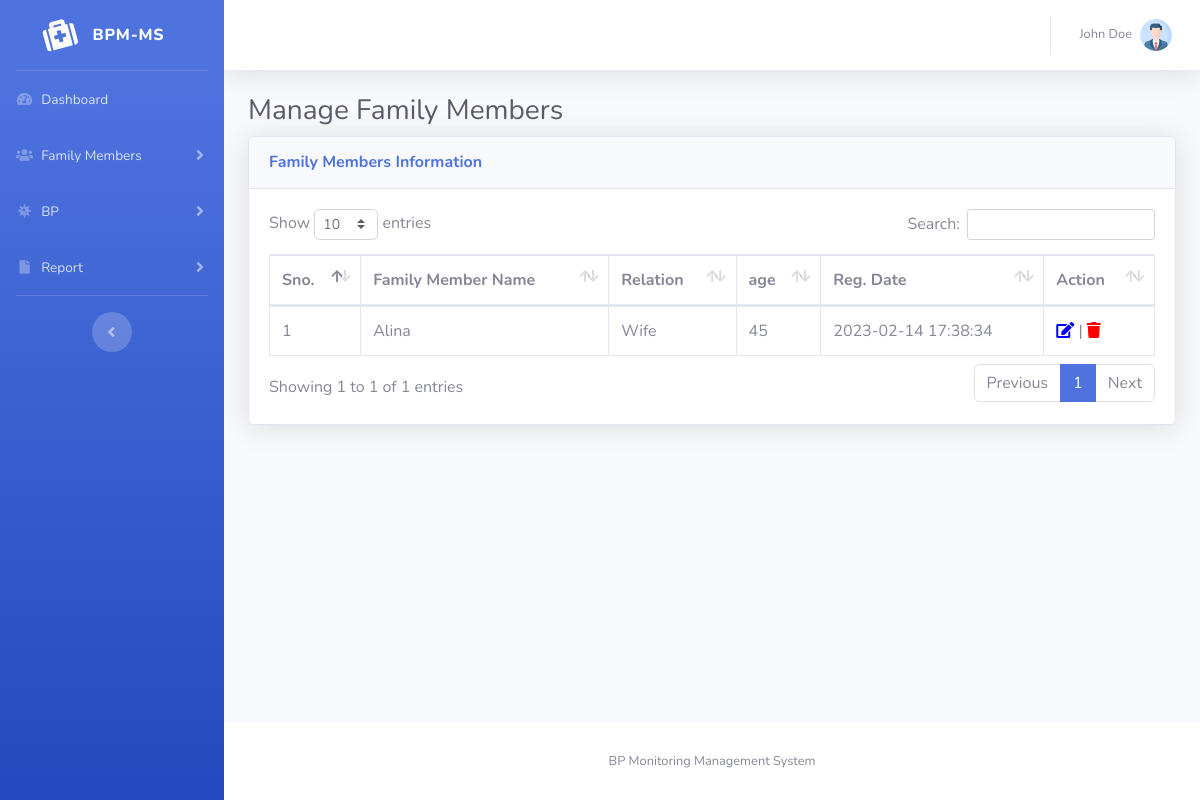
The app's page /bpmms/manage-family-members.php (signed in), older data.
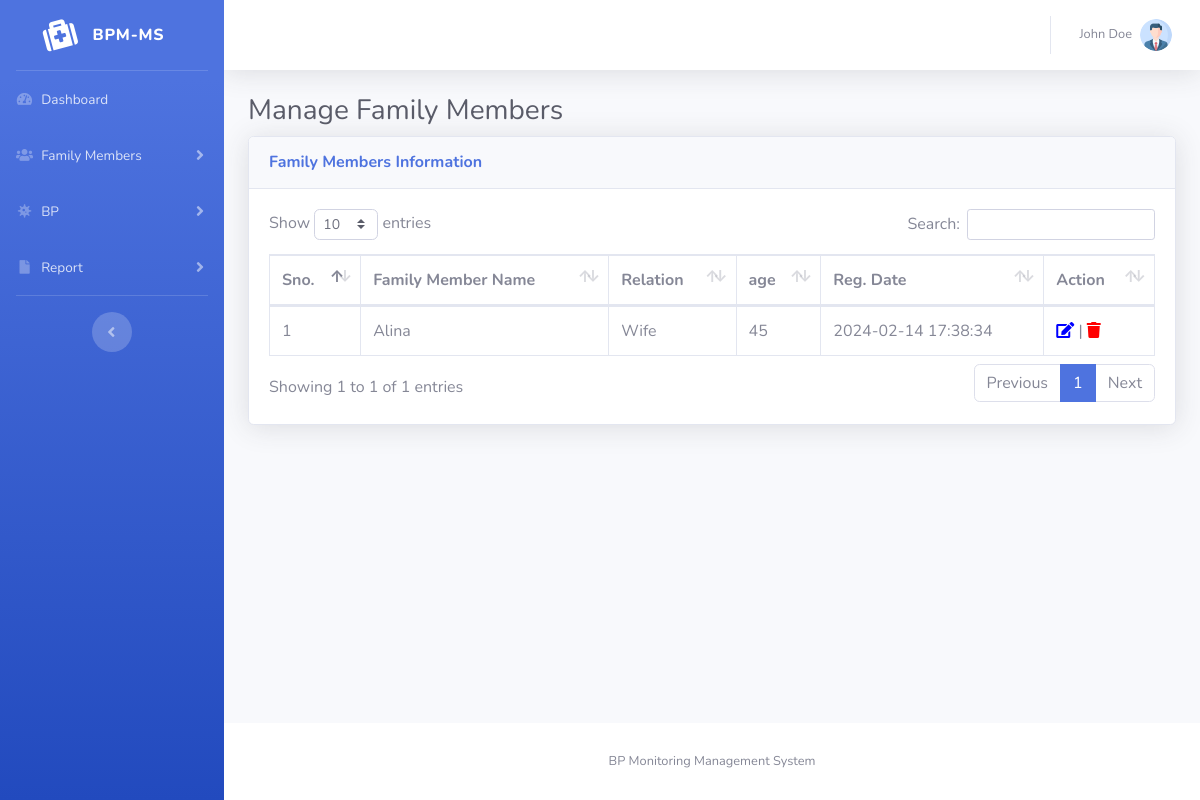
The same page, newer data.
### tables this page shows
CREATE TABLE `tblfamilymembers` (
  `id` int(11) NOT NULL,
  `userId` int(5) DEFAULT NULL,
  `memberName` varchar(150) DEFAULT NULL,
  `memberRelation` varchar(150) DEFAULT NULL,
  `memberAge` int(2) DEFAULT NULL,
  `postingDate` timestamp NULL DEFAULT current_timestamp()
);

### bpmms/manage-family-members.php (the view, shortened to what this page needs)
<?php session_start();
include_once('includes/config.php');
if (strlen($_SESSION['aid']==0)) {
  header('location:logout.php');
  } else{
?>
<!DOCTYPE html>
<html lang="en">
<head>
    <link href="vendor/fontawesome-free/css/all.min.css" rel="stylesheet" type="text/css">
    <link href="css/sb-admin-2.min.css" rel="stylesheet">
    <link href="vendor/datatables/dataTables.bootstrap4.min.css" rel="stylesheet">
</head>
<body id="page-top">
    <div id="wrapper">
        <?php include_once('includes/sidebar.php');?>
        <div id="content-wrapper" class="d-flex flex-column">
            <div id="content">
                <?php include_once('includes/topbar.php');?>
                <div class="container-fluid">
                    <h1 class="h3 mb-2 text-gray-800">Manage Family Members</h1>
                    <div class="card shadow mb-4">
                        <div class="card-header py-3">
                            <h6 class="m-0 font-weight-bold text-primary">Family Members Information</h6>
                        </div>
                        <div class="card-body">
                            <div class="table-responsive">
                                <table class="table table-bordered" id="dataTable" width="100%" cellspacing="0">
                                    <thead>
                                        <tr>
                                            <th>Sno.</th>
                                            <th>Family Member Name</th>
                                            <th>Relation</th>
                                            <th>age</th>
                                            <th>Reg. Date</th>
                                            <th>Action</th>
                                        </tr>
                                    </thead>
                                    <tbody>
                                        <?php $uid=$_SESSION['aid'];
 $query=mysqli_query($con,"select * from tblfamilymembers where userId='$uid'");
$cnt=1;
while($row=mysqli_fetch_array($query)){
?>
                                        <tr>
                                            <td><?php echo $cnt;?></td>
                                            <td><?php echo $row['memberName'];?></td>
                                            <td><?php echo $row['memberRelation'];?></td>
                                            <td><?php echo $row['memberAge'];?></td>
                                            <td><?php echo $row['postingDate'];?></td>
                                            <td>
                                                <a href="edit-family-member.php?fmid=<?php echo $row['id'];?>"><i
                                                        class="fas fa-edit" style="color:blue"></i></a> |
                                                <a href="manage-family-members.php?pid=<?php echo $row['id'];?>&&action=delete"
                                                    onclick="return confirm('Do you really want to delete this record?');"><i
                                                        class="fa fa-trash" aria-hidden="true" style="color:red"
                                                        title="Delete this record"></i></a>
                                            </td>
                                        </tr>
                                        <?php } ?>
                                    </tbody>
                                </table>
                            </div>
                        </div>
                    </div>
                </div>
            </div>
            <?php include_once('includes/footer.php');?>
        </div>
    </div>
</body>
</html>
<?php } ?>

Row changes from the older to the newer data that the page shows:
changed tblfamilymembers "Alina": postingDate "2023-02-14 17:38:34" → "2024-02-14 17:38:34"
